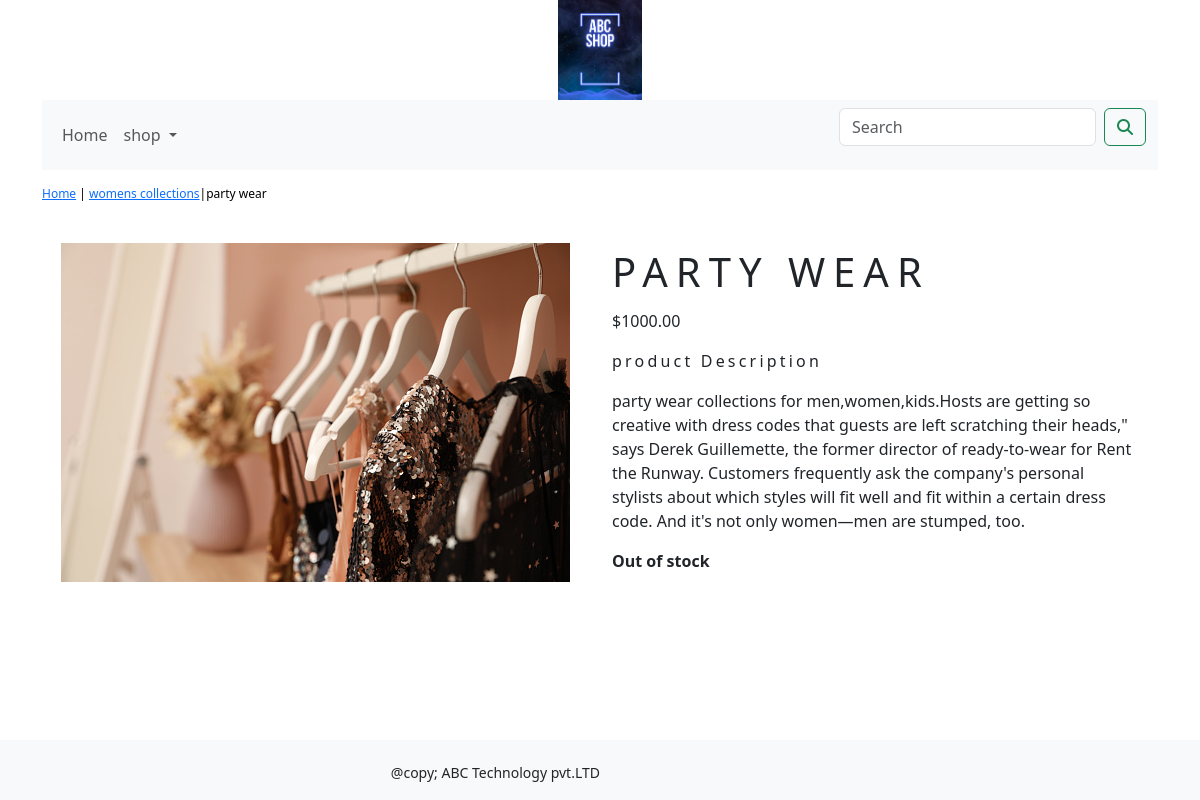
/shop/womens-collections/party-dress/, run on the app's committed database.
### shop/models.py (models this page shows, shortened)
class Product(models.Model):
    name=models.CharField(max_length=250,unique=True)
    slug = models.SlugField(max_length=250, unique=True)
    description = models.TextField(blank=True)
    price=models.DecimalField(max_digits=10,decimal_places=2)
    category=models.ForeignKey(Category,on_delete=models.CASCADE)
    image = models.ImageField(upload_to='category', blank=True)
    stock=models.IntegerField()
    available=models.BooleanField(default=True)
    created=models.DateTimeField(auto_now_add=True)
    updated=models.DateTimeField(auto_now=True)
    class Meta:
      ordering=('name',)
      verbose_name='product'
      verbose_name_plural='products'

class Category(models.Model):
    name=models.CharField(max_length=250,unique=True)
    slug=models.SlugField(max_length=250,unique=True)
    description=models.TextField(blank=True)
    image=models.ImageField(upload_to='category',blank=True)
    class Meta:
       ordering=('name',)
       verbose_name='category'
       verbose_name_plural='categories'
    def get_url(self):
        return  reverse('shop:products_by_category',args=[self.slug])
    def __str__(self):
        return '{}'.format(self.name)

### shop/views.py (the view)
# urls.py: path('<slug:c_slug>/<slug:product_slug>/',views.ProDetail,name='procatdetail'),
def ProDetail(request,c_slug,product_slug):
    try:
        product=Product.objects.get(category__slug=c_slug,slug=product_slug)
    except Exception as e:
        raise  e
    return render(request,'product.html',{'product':product})

### cart/context_processors.py (called while the page is built)
def counter(request):
    item_count=0
    if 'admin' in request.path:
        return{}
    else:
        try:
            cart=Cart.objects.filter(cart_id=_cart_id(request))
            cart_items=CartItem.objects.all().filter(cart=cart[:1])
            for cart_item in cart_items:
                item_count += cart_item.quantity
        except Cart.DoesNotExist:
            item_count=0
    return dict(item_count=item_count)

### cart/views.py (called while the page is built)
def _cart_id(request):
    cart=request.session.session_key
    if not cart:
        cart=request.session.create()
    return cart

### shop/context_processors.py (called while the page is built)
def menu_links(request):
    links=Category.objects.all()
    return dict(links=links)

### templates/product.html (shortened to what this page needs)
{% extends 'base.html' %}
{% load static %}
{% block content %}
<div class="row my_prod_row_class">
    <div class="mx_auto">
        <p><a href="{% url 'shop:allProdCat' %}">Home</a> | <a href="{{product.category.get_url}}">{{product.category}}</a>|{{product.name}}</p>
    </div>
<div class="container">
<br>
<div class="row">
    <div class="col-12 col-sm-12 col-md-12 col-lg-6 text-center">
        <div style="min-width:18rem">
            <img src="{{product.image.url}}" alt="{{product.name}}" >
        </div>
    </div>
   <div class="col-12 col-sm-12 col-md-12 col-lg-6">
      <div>
      <h1 class="my_prod_title">{{product.name}}</h1>
      <p>${{product.price}}</p>
      <p class="my_title">product Description</p>
      <p class="text-justify my_prod_text">{{product.description}}</p>
      {% if product.stock <= 0 %}
      <p class="text-justify my_prod_text"><b>Out of stock</b></p>
      {% else %}
      <a class="btn btn-secondary" href="{% url 'cart:add_cart' product.id %}">Add to cart</a>
       {% endif %}
      </div>
   </div>
 </div>
</div>
</div>
{% endblock %}

### static/css/custom.css (style rules this page uses)
body { font-family: 'Roboto', sans-serif; }
.my_title { font_size:16px; text_transform:uppercase; letter-spacing:.2em; }
.my_prod_row_class { padding-top:15px; padding-bottom:20px; }
.my_prod_row_class .mx_auto { color:#000; font-size:12px; text-decoration:none; }
.my_prod_title { font_size:16px; text-transform:uppercase; letter-spacing:.2em; padding-top:5px; padding-bottom:5px; }
.my_prod_text { padding-right:20px; }

### data on the page
Product: category "womens collections", name "party wear", image (picture), name "PARTY WEAR", price "1000.00", description "party wear collections for men,women,kids.Hosts are getting so creative with dress codes that guests are left scratching their heads,\" says Derek Guillemette, the former director of ready-to-wear for Rent the Runway. Customers frequently ask the company's personal stylists about which styles will fit well and fit within a certain dress code. And it's not only women—men are stumped, too."
